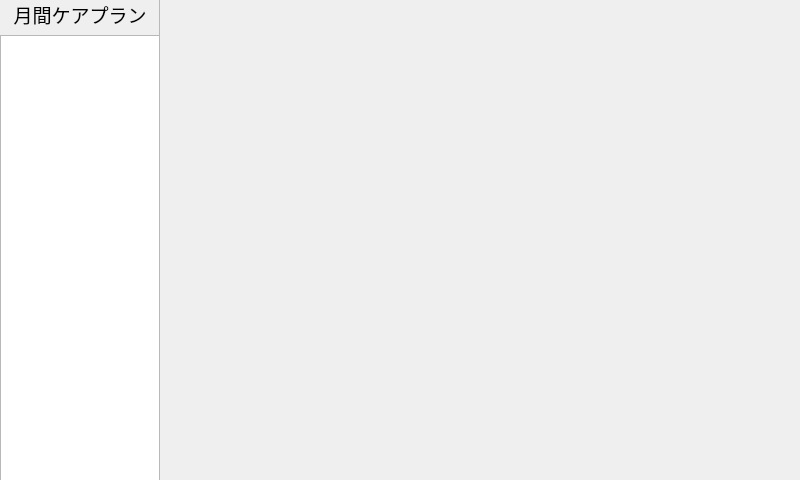
<?xml version="1.0" encoding="UTF-8"?>
<ui version="4.0">
 <class>monthly_care_plan</class>
 <widget class="QDialog" name="monthly_care_plan">
  <property name="geometry">
   <rect>
    <x>0</x>
    <y>0</y>
    <width>800</width>
    <height>480</height>
   </rect>
  </property>
  <property name="font">
   <font>
    <family>Takao Pゴシック</family>
   </font>
  </property>
  <property name="windowTitle">
   <string>Dialog</string>
  </property>
  <widget class="QWidget" name="verticalLayoutWidget">
   <property name="geometry">
    <rect>
     <x>0</x>
     <y>0</y>
     <width>160</width>
     <height>481</height>
    </rect>
   </property>
   <layout class="QVBoxLayout" name="verticalLayout">
    <item>
     <widget class="QLabel" name="label">
      <property name="font">
       <font>
        <pointsize>14</pointsize>
       </font>
      </property>
      <property name="text">
       <string>月間ケアプラン</string>
      </property>
      <property name="alignment">
       <set>Qt::AlignCenter</set>
      </property>
     </widget>
    </item>
    <item>
     <widget class="QListWidget" name="listWidget"/>
    </item>
   </layout>
  </widget>
  <widget class="QWidget" name="human_widget" native="true">
   <property name="geometry">
    <rect>
     <x>160</x>
     <y>0</y>
     <width>641</width>
     <height>561</height>
    </rect>
   </property>
  </widget>
  <widget class="QFrame" name="frame">
   <property name="geometry">
    <rect>
     <x>-1</x>
     <y>-1</y>
     <width>161</width>
     <height>491</height>
    </rect>
   </property>
   <property name="frameShape">
    <enum>QFrame::StyledPanel</enum>
   </property>
   <property name="frameShadow">
    <enum>QFrame::Raised</enum>
   </property>
  </widget>
 </widget>
 <resources/>
 <connections/>
</ui>
